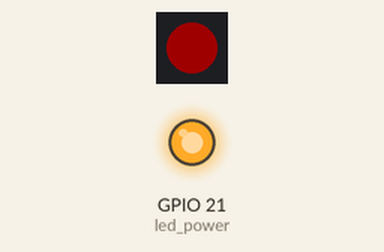
The program below on a simulated ESP32 board running MicroPython. Parts: 1 RGB LEDs in strip order, left to right, output pins drawn as LEDs (lit = HIGH). Dim RGB values are drawn brighter than linear.

Above: at 0.2 s.
At 1.2 s:
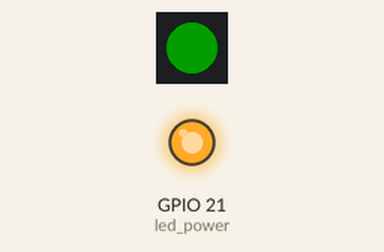
At 2.2 s:
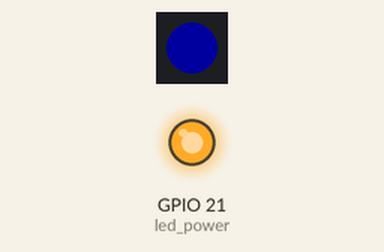
At 5.7 s:
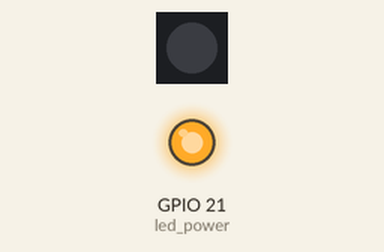
Timing chart, 0 to 6.9 s (numbered marks = the images above):
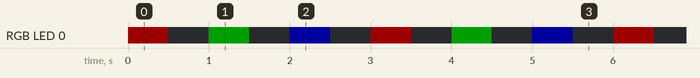

The program:

ESPConnectionTest.py
```python
from machine import Pin
import time
import neopixel
led_power = Pin(21, Pin.OUT)
led_power.on() # GPIO2 is often connected to the onboard LED
led = Pin(8, Pin.OUT)
np=neopixel.NeoPixel(led,1)
# Run this to test the connection with the ESP32-C6 using the command below:
# mpremote run test.py

# Run this to copy the file locally onto the ESP32 more information is found in the Firmware/Software tutorial
# mpremote fs cp testKeypad.py :main.py


#The below code will turn the **Neopixel** on and flash RBG continuously on the ESP32-C6
while True:
     np[0]= (30,0,0)
     np.write()
     time.sleep(0.5) # Wait for 0.5 seconds
     np[0]= (0,0,0)
     np.write()
     time.sleep(0.5)
     np[0]= (0,30,0)
     np.write()
     time.sleep(0.5)
     np[0]= (0,0,0)
     np.write()
     time.sleep(0.5)
     np[0]= (0,0,30)
     np.write()
     time.sleep(0.5)
     np[0]= (0,0,0)
     np.write()
     time.sleep(0.5)
```

Measured:
- by itself, RGB LED 0: repeats every 3.0 s: off 0.50 s, RGB(0, 30, 0) 0.50 s, off 0.50 s, RGB(0, 0, 30) 0.50 s, off 0.50 s, RGB(30, 0, 0) 0.50 s
- by itself, everything shown: repeats every 3.0 s, in 6 steps
